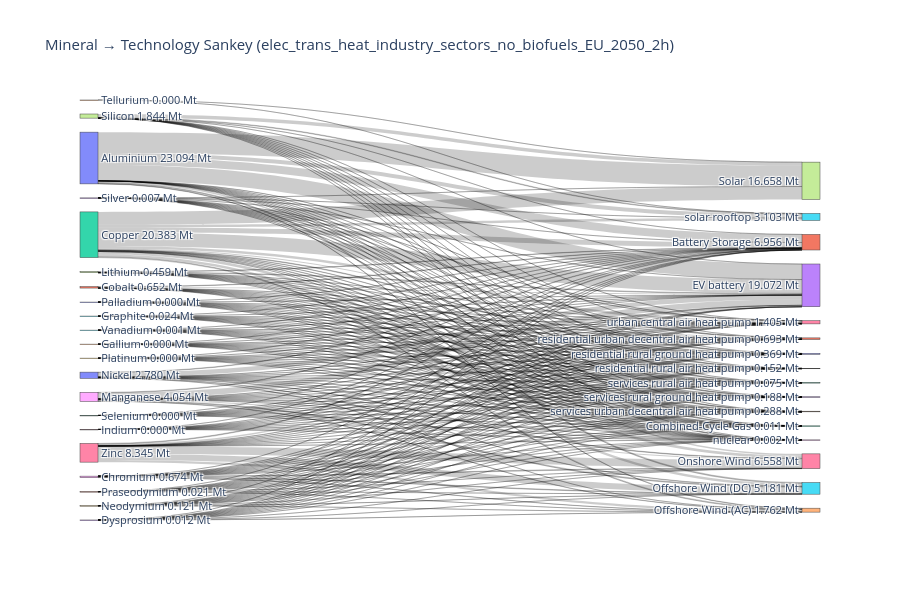

Notebook code for this chart:
### Markdown cell above
### Sankey diagrams

### Code cell
network_key = sample_new_2h_2050
df_merged, totals_Mt = compute_mineral_usage(network_key, n, minerals, "Scenario EV SiB", mineral_intensities, tech_scenarios)

# assuming `criticality` DataFrame exists and includes
# "GeoPolRisk Characterization Factor [eq. Kg-Cu/Kg]" and a mineral name column
plot_mineral_to_tech_sankey(
    df_merged,
    minerals,
    tech_col=None,
    network_name=network_key,
    mode='mass',
    # criticality_df=criticality,
    criticality_min_col=None,   # or the actual mineral name column in your `criticality` DF
    criticality_score_col="GeoPolRisk Characterization Factor [eq. Kg-Cu/Kg]",
    fmt_decimals=3
)

### Figure 1 — Plotly figure (JSON) as saved in the notebook; plotly's stock layout.template omitted (floating-point values rounded to 4 significant figures; data arrays with more than 128 entries replaced by an {"elided": "..."} marker saying what was removed)
{"data": [{"link": {"customdata": {"elided": "257 str values"}, "hovertemplate": "%{customdata}<extra></extra>", "source": {"elided": "257 int values"}, "target": {"elided": "257 int values"}, "value": {"elided": "257 float values"}}, "node": {"customdata": [23.09, 0.6519, 20.38, 0.01202, 0.0001476, 0.02383, 2.021e-06, 0.4586, 4.054, 0.1206, 2.78, 0.02129, 3.408e-05, 0.006567, 0.0004899, 0.001442, 8.345, 1.844, 0.6741, 4.224e-06, 5.3e-05, 6.956, 0.01072, 19.07, 1.762, 5.181, 6.558, 16.66, 0.00186, 0.1524, 0.3689, 0.6929, 0.07498, 0.1876, 0.2877, 3.103, 1.405], "hovertemplate": "%{label}<br>Total: %{customdata:.3f}<extra></extra>", "label": ["Aluminium\n23.094 Mt", "Cobalt\n0.652 Mt", "Copper\n20.383 Mt", "Dysprosium\n0.012 Mt", "Gallium\n0.000 Mt", "Graphite\n0.024 Mt", "Indium\n0.000 Mt", "Lithium\n0.459 Mt", "Manganese\n4.054 Mt", "Neodymium\n0.121 Mt", "Nickel\n2.780 Mt", "Praseodymium\n0.021 Mt", "Selenium\n0.000 Mt", "Silver\n0.007 Mt", "Tellurium\n0.000 Mt", "Vanadium\n0.001 Mt", "Zinc\n8.345 Mt", "Silicon\n1.844 Mt", "Chromium\n0.674 Mt", "Platinum\n0.000 Mt", "Palladium\n0.000 Mt", "Battery Storage\n6.956 Mt", "Combined-Cycle Gas\n0.011 Mt", "EV battery\n19.072 Mt", "Offshore Wind (AC)\n1.762 Mt", "Offshore Wind (DC)\n5.181 Mt", "Onshore Wind\n6.558 Mt", "Solar\n16.658 Mt", "nuclear\n0.002 Mt", "residential rural air heat pump\n0.152 Mt", "residential rural ground heat pump\n0.369 Mt", "residential urban decentral air heat pump\n0.693 Mt", "services rural air heat pump\n0.075 Mt", "services rural ground heat pump\n0.188 Mt", "services urban decentral air heat pump\n0.288 Mt", "solar rooftop\n3.103 Mt", "urban central air heat pump\n1.405 Mt"], "pad": 15, "thickness": 18}, "type": "sankey"}], "layout": {"font": {"size": 11}, "height": 600, "title": {"text": "Mineral → Technology Sankey (elec_trans_heat_industry_sectors_no_biofuels_EU_2050_2h)"}, "width": 900}}
